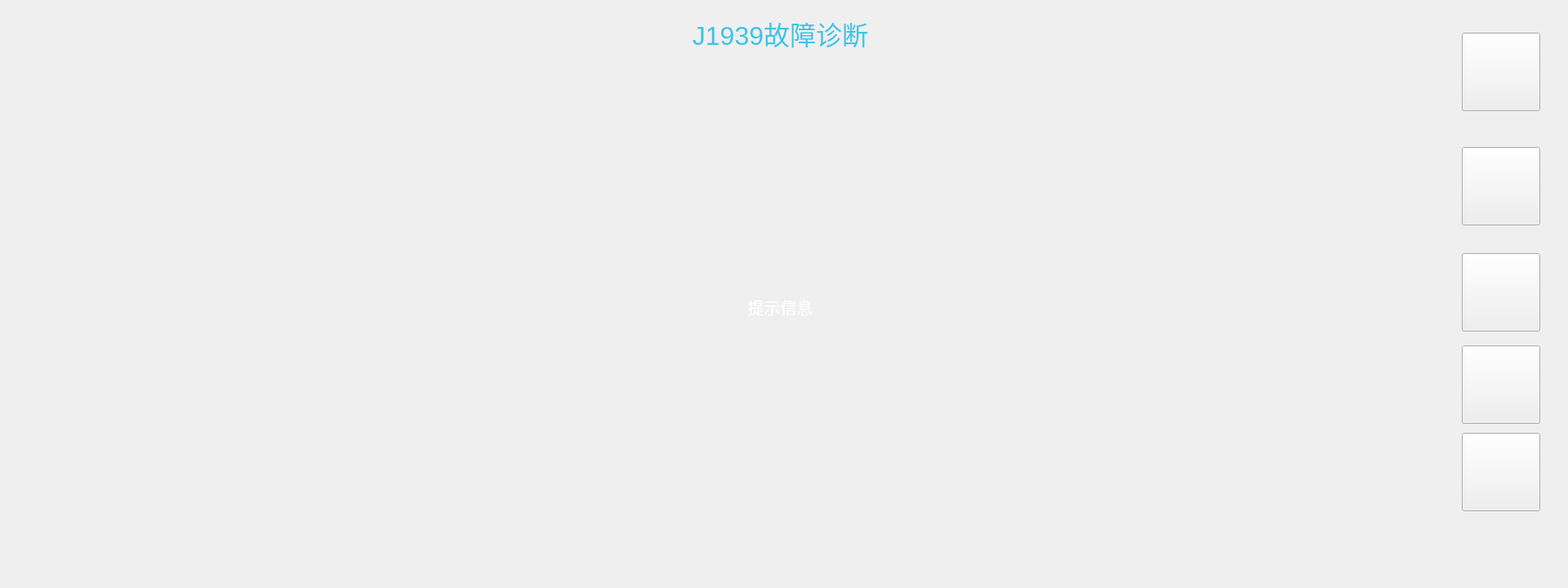
<?xml version="1.0" encoding="UTF-8"?>
<ui version="4.0">
 <class>viewJ1939</class>
 <widget class="QWidget" name="viewJ1939">
  <property name="geometry">
   <rect>
    <x>0</x>
    <y>0</y>
    <width>1920</width>
    <height>720</height>
   </rect>
  </property>
  <property name="windowTitle">
   <string>Form</string>
  </property>
  <widget class="QLabel" name="iconBg">
   <property name="geometry">
    <rect>
     <x>0</x>
     <y>0</y>
     <width>1920</width>
     <height>720</height>
    </rect>
   </property>
   <property name="text">
    <string/>
   </property>
   <property name="pixmap">
    <pixmap resource="resources.qrc">:/common/viewbg.png</pixmap>
   </property>
   <property name="scaledContents">
    <bool>true</bool>
   </property>
  </widget>
  <widget class="QPushButton" name="btnHome">
   <property name="geometry">
    <rect>
     <x>1790</x>
     <y>530</y>
     <width>96</width>
     <height>96</height>
    </rect>
   </property>
   <property name="styleSheet">
    <string notr="true">border-image: url(:/common/home.png);</string>
   </property>
   <property name="text">
    <string/>
   </property>
  </widget>
  <widget class="QPushButton" name="btnBack">
   <property name="geometry">
    <rect>
     <x>1790</x>
     <y>423</y>
     <width>96</width>
     <height>96</height>
    </rect>
   </property>
   <property name="styleSheet">
    <string notr="true">border-image: url(:/common/return.png);</string>
   </property>
   <property name="text">
    <string/>
   </property>
  </widget>
  <widget class="QLabel" name="labelTitle">
   <property name="geometry">
    <rect>
     <x>830</x>
     <y>20</y>
     <width>251</width>
     <height>41</height>
    </rect>
   </property>
   <property name="font">
    <font>
     <pointsize>24</pointsize>
    </font>
   </property>
   <property name="styleSheet">
    <string notr="true">color: rgb(60, 197, 228);</string>
   </property>
   <property name="text">
    <string>J1939故障诊断</string>
   </property>
   <property name="alignment">
    <set>Qt::AlignCenter</set>
   </property>
  </widget>
  <widget class="QTableWidget" name="tableWidgetL">
   <property name="geometry">
    <rect>
     <x>300</x>
     <y>74</y>
     <width>645</width>
     <height>630</height>
    </rect>
   </property>
   <property name="font">
    <font>
     <pointsize>14</pointsize>
    </font>
   </property>
   <property name="styleSheet">
    <string notr="true">background-color: transparent;
color: rgb(255, 255, 255);
border-color: rgb(60, 197, 228);
gridline-color: rgb(60, 197, 228);
alternate-background-color:rgb(3, 17, 20);</string>
   </property>
   <property name="autoScroll">
    <bool>false</bool>
   </property>
   <property name="tabKeyNavigation">
    <bool>false</bool>
   </property>
   <property name="alternatingRowColors">
    <bool>true</bool>
   </property>
   <property name="selectionBehavior">
    <enum>QAbstractItemView::SelectRows</enum>
   </property>
   <property name="rowCount">
    <number>0</number>
   </property>
  </widget>
  <widget class="QTableWidget" name="tableWidgetR">
   <property name="geometry">
    <rect>
     <x>950</x>
     <y>74</y>
     <width>645</width>
     <height>630</height>
    </rect>
   </property>
   <property name="font">
    <font>
     <pointsize>14</pointsize>
    </font>
   </property>
   <property name="styleSheet">
    <string notr="true">background-color: transparent;
color: rgb(255, 255, 255);
border-color: rgb(60, 197, 228);
gridline-color: rgb(60, 197, 228);
alternate-background-color:rgb(3, 17, 20);</string>
   </property>
   <property name="autoScroll">
    <bool>false</bool>
   </property>
   <property name="tabKeyNavigation">
    <bool>false</bool>
   </property>
   <property name="alternatingRowColors">
    <bool>true</bool>
   </property>
   <property name="selectionMode">
    <enum>QAbstractItemView::SingleSelection</enum>
   </property>
   <property name="selectionBehavior">
    <enum>QAbstractItemView::SelectRows</enum>
   </property>
   <property name="rowCount">
    <number>0</number>
   </property>
   <attribute name="horizontalHeaderHighlightSections">
    <bool>false</bool>
   </attribute>
   <attribute name="verticalHeaderHighlightSections">
    <bool>false</bool>
   </attribute>
  </widget>
  <widget class="QLabel" name="iconMsgbox">
   <property name="geometry">
    <rect>
     <x>660</x>
     <y>210</y>
     <width>600</width>
     <height>300</height>
    </rect>
   </property>
   <property name="styleSheet">
    <string notr="true"/>
   </property>
   <property name="text">
    <string/>
   </property>
   <property name="pixmap">
    <pixmap resource="resources.qrc">:/common/massagebox.png</pixmap>
   </property>
   <property name="scaledContents">
    <bool>true</bool>
   </property>
  </widget>
  <widget class="QLabel" name="labelMsg">
   <property name="geometry">
    <rect>
     <x>700</x>
     <y>290</y>
     <width>511</width>
     <height>171</height>
    </rect>
   </property>
   <property name="font">
    <font>
     <pointsize>15</pointsize>
    </font>
   </property>
   <property name="styleSheet">
    <string notr="true">color: rgb(255, 255, 255);</string>
   </property>
   <property name="text">
    <string>提示信息</string>
   </property>
   <property name="alignment">
    <set>Qt::AlignCenter</set>
   </property>
   <property name="wordWrap">
    <bool>true</bool>
   </property>
  </widget>
  <widget class="QPushButton" name="btnUp">
   <property name="geometry">
    <rect>
     <x>1790</x>
     <y>40</y>
     <width>96</width>
     <height>96</height>
    </rect>
   </property>
   <property name="focusPolicy">
    <enum>Qt::NoFocus</enum>
   </property>
   <property name="styleSheet">
    <string notr="true">border-image: url(:/common/up.png);</string>
   </property>
   <property name="text">
    <string/>
   </property>
   <property name="default">
    <bool>false</bool>
   </property>
   <property name="flat">
    <bool>false</bool>
   </property>
  </widget>
  <widget class="QPushButton" name="btnDown">
   <property name="geometry">
    <rect>
     <x>1790</x>
     <y>180</y>
     <width>96</width>
     <height>96</height>
    </rect>
   </property>
   <property name="focusPolicy">
    <enum>Qt::NoFocus</enum>
   </property>
   <property name="styleSheet">
    <string notr="true">border-image: url(:/common/down.png);</string>
   </property>
   <property name="text">
    <string/>
   </property>
   <property name="default">
    <bool>false</bool>
   </property>
   <property name="flat">
    <bool>false</bool>
   </property>
  </widget>
  <widget class="QPushButton" name="btnEnter">
   <property name="geometry">
    <rect>
     <x>1790</x>
     <y>310</y>
     <width>96</width>
     <height>96</height>
    </rect>
   </property>
   <property name="focusPolicy">
    <enum>Qt::NoFocus</enum>
   </property>
   <property name="styleSheet">
    <string notr="true">border-image: url(:/common/enter.png);</string>
   </property>
   <property name="text">
    <string/>
   </property>
   <property name="default">
    <bool>false</bool>
   </property>
   <property name="flat">
    <bool>false</bool>
   </property>
  </widget>
 </widget>
 <resources>
  <include location="resources.qrc"/>
 </resources>
 <connections/>
</ui>
